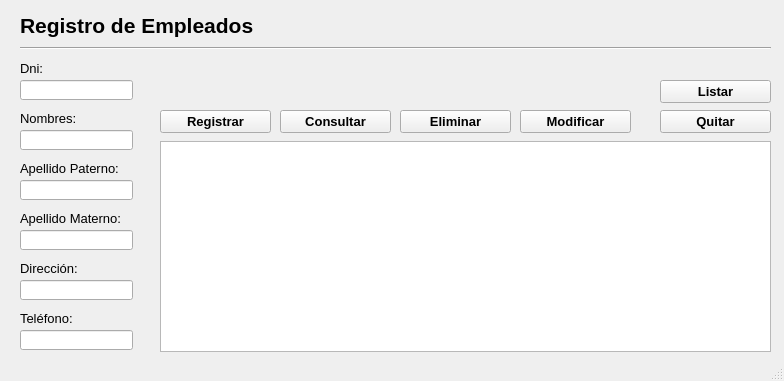
<?xml version="1.0" encoding="UTF-8"?>
<ui version="4.0">
 <class>MainWindow</class>
 <widget class="QMainWindow" name="MainWindow">
  <property name="geometry">
   <rect>
    <x>0</x>
    <y>0</y>
    <width>784</width>
    <height>381</height>
   </rect>
  </property>
  <property name="windowTitle">
   <string>MainWindow</string>
  </property>
  <widget class="QWidget" name="centralwidget">
   <widget class="QLabel" name="label">
    <property name="geometry">
     <rect>
      <x>20</x>
      <y>60</y>
      <width>23</width>
      <height>16</height>
     </rect>
    </property>
    <property name="font">
     <font>
      <pointsize>10</pointsize>
     </font>
    </property>
    <property name="text">
     <string>Dni:</string>
    </property>
   </widget>
   <widget class="QLabel" name="label_2">
    <property name="geometry">
     <rect>
      <x>20</x>
      <y>110</y>
      <width>56</width>
      <height>16</height>
     </rect>
    </property>
    <property name="font">
     <font>
      <pointsize>10</pointsize>
     </font>
    </property>
    <property name="text">
     <string>Nombres:</string>
    </property>
   </widget>
   <widget class="QLabel" name="label_3">
    <property name="geometry">
     <rect>
      <x>20</x>
      <y>160</y>
      <width>98</width>
      <height>16</height>
     </rect>
    </property>
    <property name="font">
     <font>
      <pointsize>10</pointsize>
     </font>
    </property>
    <property name="text">
     <string>Apellido Paterno:</string>
    </property>
   </widget>
   <widget class="QLabel" name="label_4">
    <property name="geometry">
     <rect>
      <x>20</x>
      <y>210</y>
      <width>101</width>
      <height>16</height>
     </rect>
    </property>
    <property name="font">
     <font>
      <pointsize>10</pointsize>
     </font>
    </property>
    <property name="text">
     <string>Apellido Materno:</string>
    </property>
   </widget>
   <widget class="QLabel" name="label_5">
    <property name="geometry">
     <rect>
      <x>20</x>
      <y>260</y>
      <width>57</width>
      <height>16</height>
     </rect>
    </property>
    <property name="font">
     <font>
      <pointsize>10</pointsize>
     </font>
    </property>
    <property name="text">
     <string>Dirección:</string>
    </property>
   </widget>
   <widget class="QLabel" name="label_6">
    <property name="geometry">
     <rect>
      <x>20</x>
      <y>310</y>
      <width>55</width>
      <height>16</height>
     </rect>
    </property>
    <property name="font">
     <font>
      <pointsize>10</pointsize>
     </font>
    </property>
    <property name="text">
     <string>Teléfono:</string>
    </property>
   </widget>
   <widget class="QLineEdit" name="txtDni">
    <property name="geometry">
     <rect>
      <x>20</x>
      <y>80</y>
      <width>113</width>
      <height>20</height>
     </rect>
    </property>
   </widget>
   <widget class="QLineEdit" name="txtNombres">
    <property name="geometry">
     <rect>
      <x>20</x>
      <y>130</y>
      <width>113</width>
      <height>20</height>
     </rect>
    </property>
   </widget>
   <widget class="QLineEdit" name="txtApellidoPaterno">
    <property name="geometry">
     <rect>
      <x>20</x>
      <y>180</y>
      <width>113</width>
      <height>20</height>
     </rect>
    </property>
   </widget>
   <widget class="QLineEdit" name="txtApellidoMaterno">
    <property name="geometry">
     <rect>
      <x>20</x>
      <y>230</y>
      <width>113</width>
      <height>20</height>
     </rect>
    </property>
   </widget>
   <widget class="QLineEdit" name="txtDireccion">
    <property name="geometry">
     <rect>
      <x>20</x>
      <y>280</y>
      <width>113</width>
      <height>20</height>
     </rect>
    </property>
   </widget>
   <widget class="QLineEdit" name="txtTelefono">
    <property name="geometry">
     <rect>
      <x>20</x>
      <y>330</y>
      <width>113</width>
      <height>20</height>
     </rect>
    </property>
   </widget>
   <widget class="QPushButton" name="btnRegistrar">
    <property name="geometry">
     <rect>
      <x>160</x>
      <y>110</y>
      <width>111</width>
      <height>23</height>
     </rect>
    </property>
    <property name="font">
     <font>
      <pointsize>10</pointsize>
      <weight>75</weight>
      <bold>true</bold>
     </font>
    </property>
    <property name="text">
     <string>Registrar</string>
    </property>
   </widget>
   <widget class="QPushButton" name="btnConsultar">
    <property name="geometry">
     <rect>
      <x>280</x>
      <y>110</y>
      <width>111</width>
      <height>23</height>
     </rect>
    </property>
    <property name="font">
     <font>
      <pointsize>10</pointsize>
      <weight>75</weight>
      <bold>true</bold>
     </font>
    </property>
    <property name="text">
     <string>Consultar</string>
    </property>
   </widget>
   <widget class="QPushButton" name="btnListar">
    <property name="geometry">
     <rect>
      <x>660</x>
      <y>80</y>
      <width>111</width>
      <height>23</height>
     </rect>
    </property>
    <property name="font">
     <font>
      <pointsize>10</pointsize>
      <weight>75</weight>
      <bold>true</bold>
     </font>
    </property>
    <property name="text">
     <string>Listar</string>
    </property>
   </widget>
   <widget class="QPushButton" name="btnEliminar">
    <property name="geometry">
     <rect>
      <x>400</x>
      <y>110</y>
      <width>111</width>
      <height>23</height>
     </rect>
    </property>
    <property name="font">
     <font>
      <pointsize>10</pointsize>
      <weight>75</weight>
      <bold>true</bold>
     </font>
    </property>
    <property name="text">
     <string>Eliminar</string>
    </property>
   </widget>
   <widget class="QPushButton" name="btnModificar">
    <property name="geometry">
     <rect>
      <x>520</x>
      <y>110</y>
      <width>111</width>
      <height>23</height>
     </rect>
    </property>
    <property name="font">
     <font>
      <pointsize>10</pointsize>
      <weight>75</weight>
      <bold>true</bold>
     </font>
    </property>
    <property name="text">
     <string>Modificar</string>
    </property>
   </widget>
   <widget class="QPushButton" name="btnQuitar">
    <property name="geometry">
     <rect>
      <x>660</x>
      <y>110</y>
      <width>111</width>
      <height>23</height>
     </rect>
    </property>
    <property name="font">
     <font>
      <pointsize>10</pointsize>
      <weight>75</weight>
      <bold>true</bold>
     </font>
    </property>
    <property name="text">
     <string>Quitar</string>
    </property>
   </widget>
   <widget class="QTableWidget" name="tblEmpleados">
    <property name="geometry">
     <rect>
      <x>160</x>
      <y>141</y>
      <width>611</width>
      <height>211</height>
     </rect>
    </property>
   </widget>
   <widget class="QLabel" name="label_7">
    <property name="geometry">
     <rect>
      <x>20</x>
      <y>10</y>
      <width>291</width>
      <height>31</height>
     </rect>
    </property>
    <property name="font">
     <font>
      <pointsize>16</pointsize>
      <weight>75</weight>
      <bold>true</bold>
     </font>
    </property>
    <property name="text">
     <string>Registro de Empleados</string>
    </property>
   </widget>
   <widget class="Line" name="line">
    <property name="geometry">
     <rect>
      <x>20</x>
      <y>40</y>
      <width>751</width>
      <height>16</height>
     </rect>
    </property>
    <property name="orientation">
     <enum>Qt::Horizontal</enum>
    </property>
   </widget>
  </widget>
  <widget class="QStatusBar" name="statusbar"/>
 </widget>
 <resources/>
 <connections/>
</ui>
